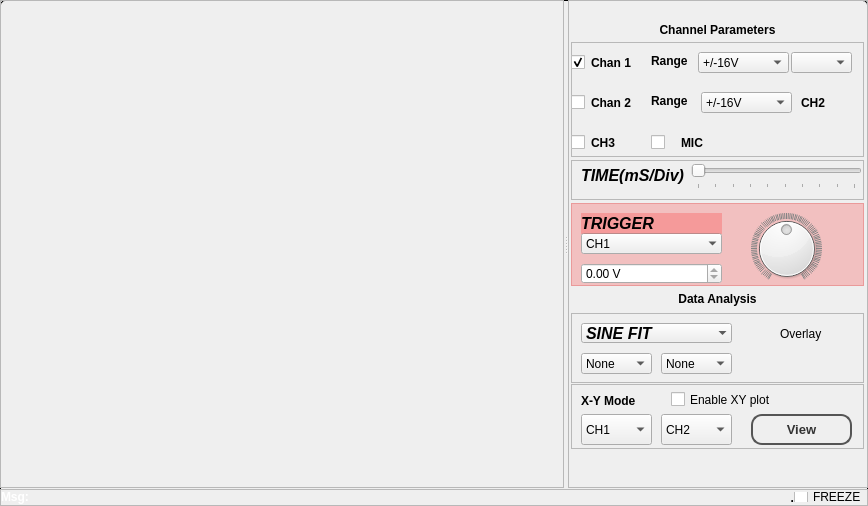
<?xml version="1.0" encoding="UTF-8"?>
<ui version="4.0">
 <class>MainWindow</class>
 <widget class="QMainWindow" name="MainWindow">
  <property name="geometry">
   <rect>
    <x>0</x>
    <y>0</y>
    <width>868</width>
    <height>506</height>
   </rect>
  </property>
  <property name="minimumSize">
   <size>
    <width>300</width>
    <height>0</height>
   </size>
  </property>
  <property name="mouseTracking">
   <bool>false</bool>
  </property>
  <property name="windowTitle">
   <string>Oscilloscope</string>
  </property>
  <property name="windowIcon">
   <iconset>
    <normaloff>../../../../../../usr/share/pixmaps/cubeview48.png</normaloff>../../../../../../usr/share/pixmaps/cubeview48.png</iconset>
  </property>
  <property name="windowOpacity">
   <double>1.000000000000000</double>
  </property>
  <property name="toolTip">
   <string/>
  </property>
  <property name="autoFillBackground">
   <bool>false</bool>
  </property>
  <property name="styleSheet">
   <string notr="true">QPushButton {
color: #333;
border: 2px solid #555;
border-radius: 11px;
padding: 5px;
background: qradialgradient(cx: 0.3, cy: -0.4,
fx: 0.3, fy: -0.4,
radius: 1.35, stop: 0 #fff, stop: 1 #888);
min-width: 80px;
}

QPushButton:pressed {
background: qradialgradient(cx: 0.4, cy: -0.1,
fx: 0.4, fy: -0.1,
radius: 1.35, stop: 0 #fff, stop: 1 #ddd);
}

QFrame.PeripheralCollection{
border-top-left-radius: 5px;
border-top-right-radius: 5px;
border: 1px solid black;
background: qlineargradient(x1: 0, y1: 0, x2: 0, y2: 1,
stop: 0 #ebc, stop: 0.1 #689);
}

QFrame.PeripheralCollection QLabel {
color: white;
font-weight: bold;
}

QFrame.PeripheralCollectionInner {
background: qlineargradient(x1: 0, y1: 0, x2: 0, y2: 1,
stop: 0 #abe, stop: 0.7 #aba);
border: none;
border-top: 3px solid black;
}

QFrame.PeripheralCollectionInner QLabel{
color: black;
}


#centralwidget{
border-top-left-radius: 5px;
border-top-right-radius: 5px;
border: 1px solid black;
background: qlineargradient(x1: 0, y1: 0, x2: 0, y2: 1,
stop: 0 #6af, stop: 0.1 #689);
}
#centralwidget QLabel {
color: black;
font-weight: bold;
}







</string>
  </property>
  <property name="toolButtonStyle">
   <enum>Qt::ToolButtonIconOnly</enum>
  </property>
  <property name="tabShape">
   <enum>QTabWidget::Rounded</enum>
  </property>
  <widget class="QWidget" name="centralwidget">
   <property name="layoutDirection">
    <enum>Qt::LeftToRight</enum>
   </property>
   <property name="class" stdset="0">
    <string>PeripheralCollection</string>
   </property>
   <layout class="QGridLayout" name="gridLayout">
    <property name="margin">
     <number>0</number>
    </property>
    <property name="spacing">
     <number>0</number>
    </property>
    <item row="0" column="0">
     <layout class="QVBoxLayout" name="verticalLayout_3">
      <property name="spacing">
       <number>1</number>
      </property>
      <item>
       <widget class="QSplitter" name="splitter">
        <property name="sizePolicy">
         <sizepolicy hsizetype="MinimumExpanding" vsizetype="MinimumExpanding">
          <horstretch>0</horstretch>
          <verstretch>0</verstretch>
         </sizepolicy>
        </property>
        <property name="orientation">
         <enum>Qt::Horizontal</enum>
        </property>
        <widget class="QFrame" name="plot_area_frame">
         <property name="frameShape">
          <enum>QFrame::StyledPanel</enum>
         </property>
         <property name="frameShadow">
          <enum>QFrame::Raised</enum>
         </property>
         <layout class="QVBoxLayout" name="plot_area">
          <property name="spacing">
           <number>2</number>
          </property>
          <property name="margin">
           <number>0</number>
          </property>
         </layout>
        </widget>
        <widget class="QFrame" name="frame_4">
         <property name="sizePolicy">
          <sizepolicy hsizetype="Maximum" vsizetype="Maximum">
           <horstretch>0</horstretch>
           <verstretch>0</verstretch>
          </sizepolicy>
         </property>
         <property name="minimumSize">
          <size>
           <width>300</width>
           <height>0</height>
          </size>
         </property>
         <property name="maximumSize">
          <size>
           <width>300</width>
           <height>16777215</height>
          </size>
         </property>
         <property name="layoutDirection">
          <enum>Qt::LeftToRight</enum>
         </property>
         <property name="frameShape">
          <enum>QFrame::StyledPanel</enum>
         </property>
         <property name="frameShadow">
          <enum>QFrame::Raised</enum>
         </property>
         <property name="class" stdset="0">
          <string>PeripheralCollection</string>
         </property>
         <layout class="QVBoxLayout" name="verticalLayout_2" stretch="1,1,1,2,1,1,1,1,2">
          <property name="spacing">
           <number>3</number>
          </property>
          <property name="sizeConstraint">
           <enum>QLayout::SetDefaultConstraint</enum>
          </property>
          <property name="leftMargin">
           <number>2</number>
          </property>
          <property name="topMargin">
           <number>2</number>
          </property>
          <property name="rightMargin">
           <number>3</number>
          </property>
          <property name="bottomMargin">
           <number>2</number>
          </property>
          <item>
           <spacer name="verticalSpacer_2">
            <property name="orientation">
             <enum>Qt::Vertical</enum>
            </property>
            <property name="sizeHint" stdset="0">
             <size>
              <width>20</width>
              <height>1</height>
             </size>
            </property>
           </spacer>
          </item>
          <item>
           <widget class="QLabel" name="label_3">
            <property name="font">
             <font>
              <weight>75</weight>
              <bold>true</bold>
             </font>
            </property>
            <property name="text">
             <string>Channel Parameters</string>
            </property>
            <property name="alignment">
             <set>Qt::AlignCenter</set>
            </property>
            <property name="margin">
             <number>5</number>
            </property>
           </widget>
          </item>
          <item>
           <widget class="QFrame" name="frame_11">
            <property name="minimumSize">
             <size>
              <width>0</width>
              <height>115</height>
             </size>
            </property>
            <property name="maximumSize">
             <size>
              <width>16777215</width>
              <height>115</height>
             </size>
            </property>
            <property name="frameShape">
             <enum>QFrame::StyledPanel</enum>
            </property>
            <property name="frameShadow">
             <enum>QFrame::Raised</enum>
            </property>
            <property name="class" stdset="0">
             <string>PeripheralCollectionInner</string>
            </property>
            <widget class="QComboBox" name="CH1_REMAPS">
             <property name="geometry">
              <rect>
               <x>220</x>
               <y>10</y>
               <width>61</width>
               <height>21</height>
              </rect>
             </property>
            </widget>
            <widget class="QLabel" name="CH1_LABEL">
             <property name="geometry">
              <rect>
               <x>20</x>
               <y>10</y>
               <width>51</width>
               <height>21</height>
              </rect>
             </property>
             <property name="font">
              <font>
               <weight>75</weight>
               <bold>true</bold>
              </font>
             </property>
             <property name="text">
              <string>Chan 1</string>
             </property>
            </widget>
            <widget class="QLabel" name="CH2_LABEL">
             <property name="geometry">
              <rect>
               <x>20</x>
               <y>50</y>
               <width>51</width>
               <height>21</height>
              </rect>
             </property>
             <property name="font">
              <font>
               <weight>75</weight>
               <bold>true</bold>
              </font>
             </property>
             <property name="text">
              <string>Chan 2</string>
             </property>
            </widget>
            <widget class="QComboBox" name="comboBox_6">
             <property name="geometry">
              <rect>
               <x>127</x>
               <y>10</y>
               <width>91</width>
               <height>21</height>
              </rect>
             </property>
             <item>
              <property name="text">
               <string>+/-16V</string>
              </property>
             </item>
             <item>
              <property name="text">
               <string>+/-8V</string>
              </property>
             </item>
             <item>
              <property name="text">
               <string>+/-4V</string>
              </property>
             </item>
             <item>
              <property name="text">
               <string>+/-3V</string>
              </property>
             </item>
             <item>
              <property name="text">
               <string>+/-2V</string>
              </property>
             </item>
             <item>
              <property name="text">
               <string>+/-1.5V</string>
              </property>
             </item>
             <item>
              <property name="text">
               <string>+/-1V</string>
              </property>
             </item>
             <item>
              <property name="text">
               <string>+/-500mV</string>
              </property>
             </item>
            </widget>
            <widget class="QLabel" name="label_30">
             <property name="geometry">
              <rect>
               <x>80</x>
               <y>10</y>
               <width>51</width>
               <height>17</height>
              </rect>
             </property>
             <property name="text">
              <string>Range</string>
             </property>
            </widget>
            <widget class="QLabel" name="label_31">
             <property name="geometry">
              <rect>
               <x>80</x>
               <y>50</y>
               <width>51</width>
               <height>17</height>
              </rect>
             </property>
             <property name="text">
              <string>Range</string>
             </property>
            </widget>
            <widget class="QCheckBox" name="CH1_ENABLE">
             <property name="geometry">
              <rect>
               <x>0</x>
               <y>10</y>
               <width>21</width>
               <height>20</height>
              </rect>
             </property>
             <property name="text">
              <string/>
             </property>
             <property name="checked">
              <bool>true</bool>
             </property>
            </widget>
            <widget class="QCheckBox" name="CH2_ENABLE">
             <property name="geometry">
              <rect>
               <x>0</x>
               <y>50</y>
               <width>21</width>
               <height>20</height>
              </rect>
             </property>
             <property name="text">
              <string/>
             </property>
            </widget>
            <widget class="QCheckBox" name="CH3_ENABLE">
             <property name="geometry">
              <rect>
               <x>0</x>
               <y>90</y>
               <width>21</width>
               <height>20</height>
              </rect>
             </property>
             <property name="text">
              <string/>
             </property>
             <property name="checked">
              <bool>false</bool>
             </property>
            </widget>
            <widget class="QLabel" name="CH2_LABEL_2">
             <property name="geometry">
              <rect>
               <x>20</x>
               <y>90</y>
               <width>31</width>
               <height>21</height>
              </rect>
             </property>
             <property name="font">
              <font>
               <weight>75</weight>
               <bold>true</bold>
              </font>
             </property>
             <property name="text">
              <string>CH3</string>
             </property>
            </widget>
            <widget class="QCheckBox" name="MIC_ENABLE">
             <property name="geometry">
              <rect>
               <x>80</x>
               <y>90</y>
               <width>21</width>
               <height>20</height>
              </rect>
             </property>
             <property name="text">
              <string/>
             </property>
             <property name="checked">
              <bool>false</bool>
             </property>
            </widget>
            <widget class="QLabel" name="CH2_LABEL_3">
             <property name="geometry">
              <rect>
               <x>110</x>
               <y>90</y>
               <width>31</width>
               <height>21</height>
              </rect>
             </property>
             <property name="font">
              <font>
               <weight>75</weight>
               <bold>true</bold>
              </font>
             </property>
             <property name="text">
              <string>MIC</string>
             </property>
            </widget>
            <widget class="QLabel" name="CH2_LABEL_4">
             <property name="geometry">
              <rect>
               <x>230</x>
               <y>50</y>
               <width>51</width>
               <height>21</height>
              </rect>
             </property>
             <property name="font">
              <font>
               <weight>75</weight>
               <bold>true</bold>
              </font>
             </property>
             <property name="text">
              <string>CH2</string>
             </property>
            </widget>
            <widget class="QComboBox" name="comboBox_7">
             <property name="geometry">
              <rect>
               <x>130</x>
               <y>50</y>
               <width>91</width>
               <height>21</height>
              </rect>
             </property>
             <item>
              <property name="text">
               <string>+/-16V</string>
              </property>
             </item>
             <item>
              <property name="text">
               <string>+/-8V</string>
              </property>
             </item>
             <item>
              <property name="text">
               <string>+/-4V</string>
              </property>
             </item>
             <item>
              <property name="text">
               <string>+/-3V</string>
              </property>
             </item>
             <item>
              <property name="text">
               <string>+/-2V</string>
              </property>
             </item>
             <item>
              <property name="text">
               <string>+/-1.5V</string>
              </property>
             </item>
             <item>
              <property name="text">
               <string>+/-1V</string>
              </property>
             </item>
             <item>
              <property name="text">
               <string>+/-500mV</string>
              </property>
             </item>
            </widget>
           </widget>
          </item>
          <item>
           <widget class="QFrame" name="frame_2">
            <property name="minimumSize">
             <size>
              <width>0</width>
              <height>40</height>
             </size>
            </property>
            <property name="maximumSize">
             <size>
              <width>16777215</width>
              <height>71</height>
             </size>
            </property>
            <property name="frameShape">
             <enum>QFrame::StyledPanel</enum>
            </property>
            <property name="frameShadow">
             <enum>QFrame::Raised</enum>
            </property>
            <property name="class" stdset="0">
             <string>PeripheralCollectionInner</string>
            </property>
            <widget class="QLabel" name="label_49">
             <property name="geometry">
              <rect>
               <x>10</x>
               <y>0</y>
               <width>111</width>
               <height>31</height>
              </rect>
             </property>
             <property name="font">
              <font>
               <pointsize>12</pointsize>
               <weight>75</weight>
               <italic>true</italic>
               <bold>true</bold>
              </font>
             </property>
             <property name="text">
              <string>TIME(mS/Div)</string>
             </property>
            </widget>
            <widget class="QSlider" name="horizontalSlider">
             <property name="geometry">
              <rect>
               <x>120</x>
               <y>0</y>
               <width>171</width>
               <height>29</height>
              </rect>
             </property>
             <property name="sizePolicy">
              <sizepolicy hsizetype="MinimumExpanding" vsizetype="Fixed">
               <horstretch>0</horstretch>
               <verstretch>0</verstretch>
              </sizepolicy>
             </property>
             <property name="maximum">
              <number>9</number>
             </property>
             <property name="pageStep">
              <number>1</number>
             </property>
             <property name="orientation">
              <enum>Qt::Horizontal</enum>
             </property>
             <property name="tickPosition">
              <enum>QSlider::TicksBelow</enum>
             </property>
            </widget>
           </widget>
          </item>
          <item>
           <widget class="QFrame" name="frame">
            <property name="minimumSize">
             <size>
              <width>0</width>
              <height>83</height>
             </size>
            </property>
            <property name="maximumSize">
             <size>
              <width>16777215</width>
              <height>83</height>
             </size>
            </property>
            <property name="styleSheet">
             <string notr="true">QFrame{background-color: rgba(255, 0, 0, 50);}</string>
            </property>
            <property name="frameShape">
             <enum>QFrame::StyledPanel</enum>
            </property>
            <property name="frameShadow">
             <enum>QFrame::Raised</enum>
            </property>
            <property name="class" stdset="0">
             <string>PeripheralCollectionInner</string>
            </property>
            <widget class="QDial" name="dial_11">
             <property name="geometry">
              <rect>
               <x>160</x>
               <y>10</y>
               <width>111</width>
               <height>71</height>
              </rect>
             </property>
             <property name="minimum">
              <number>0</number>
             </property>
             <property name="maximum">
              <number>1000</number>
             </property>
             <property name="value">
              <number>500</number>
             </property>
             <property name="notchTarget">
              <double>10.000000000000000</double>
             </property>
             <property name="notchesVisible">
              <bool>true</bool>
             </property>
            </widget>
            <widget class="QDoubleSpinBox" name="trigger_level_box">
             <property name="geometry">
              <rect>
               <x>10</x>
               <y>60</y>
               <width>141</width>
               <height>21</height>
              </rect>
             </property>
             <property name="readOnly">
              <bool>true</bool>
             </property>
             <property name="suffix">
              <string> V</string>
             </property>
             <property name="minimum">
              <double>-20.000000000000000</double>
             </property>
             <property name="maximum">
              <double>20.000000000000000</double>
             </property>
            </widget>
            <widget class="QComboBox" name="trigger_select_box">
             <property name="geometry">
              <rect>
               <x>10</x>
               <y>30</y>
               <width>141</width>
               <height>21</height>
              </rect>
             </property>
             <property name="styleSheet">
              <string notr="true"/>
             </property>
             <property name="frame">
              <bool>false</bool>
             </property>
             <item>
              <property name="text">
               <string>CH1</string>
              </property>
             </item>
             <item>
              <property name="text">
               <string>CH2</string>
              </property>
             </item>
             <item>
              <property name="text">
               <string>CH3</string>
              </property>
             </item>
             <item>
              <property name="text">
               <string>MIC</string>
              </property>
             </item>
            </widget>
            <widget class="QLabel" name="label_48">
             <property name="geometry">
              <rect>
               <x>10</x>
               <y>10</y>
               <width>141</width>
               <height>21</height>
              </rect>
             </property>
             <property name="font">
              <font>
               <pointsize>12</pointsize>
               <weight>75</weight>
               <italic>true</italic>
               <bold>true</bold>
              </font>
             </property>
             <property name="text">
              <string>TRIGGER</string>
             </property>
            </widget>
           </widget>
          </item>
          <item>
           <widget class="QLabel" name="label_2">
            <property name="font">
             <font>
              <weight>75</weight>
              <bold>true</bold>
             </font>
            </property>
            <property name="text">
             <string>Data Analysis</string>
            </property>
            <property name="alignment">
             <set>Qt::AlignCenter</set>
            </property>
            <property name="margin">
             <number>5</number>
            </property>
           </widget>
          </item>
          <item>
           <widget class="QFrame" name="frame_6">
            <property name="minimumSize">
             <size>
              <width>0</width>
              <height>70</height>
             </size>
            </property>
            <property name="maximumSize">
             <size>
              <width>16777215</width>
              <height>65</height>
             </size>
            </property>
            <property name="styleSheet">
             <string notr="true">QCheckBox{background-color: rgba(255, 33, 0,0);}</string>
            </property>
            <property name="frameShape">
             <enum>QFrame::StyledPanel</enum>
            </property>
            <property name="frameShadow">
             <enum>QFrame::Raised</enum>
            </property>
            <property name="class" stdset="0">
             <string>PeripheralCollectionInner</string>
            </property>
            <widget class="QComboBox" name="fit_select_box">
             <property name="geometry">
              <rect>
               <x>10</x>
               <y>40</y>
               <width>71</width>
               <height>21</height>
              </rect>
             </property>
             <property name="currentIndex">
              <number>4</number>
             </property>
             <item>
              <property name="text">
               <string>CH1</string>
              </property>
             </item>
             <item>
              <property name="text">
               <string>CH2</string>
              </property>
             </item>
             <item>
              <property name="text">
               <string>CH3</string>
              </property>
             </item>
             <item>
              <property name="text">
               <string>MIC</string>
              </property>
             </item>
             <item>
              <property name="text">
               <string>None</string>
              </property>
             </item>
            </widget>
            <widget class="QCheckBox" name="overlay_fit_button">
             <property name="geometry">
              <rect>
               <x>190</x>
               <y>10</y>
               <width>91</width>
               <height>21</height>
              </rect>
             </property>
             <property name="text">
              <string>Overlay</string>
             </property>
            </widget>
            <widget class="QComboBox" name="fit_select_box_2">
             <property name="geometry">
              <rect>
               <x>90</x>
               <y>40</y>
               <width>71</width>
               <height>21</height>
              </rect>
             </property>
             <property name="currentIndex">
              <number>4</number>
             </property>
             <item>
              <property name="text">
               <string>CH1</string>
              </property>
             </item>
             <item>
              <property name="text">
               <string>CH2</string>
              </property>
             </item>
             <item>
              <property name="text">
               <string>CH3</string>
              </property>
             </item>
             <item>
              <property name="text">
               <string>MIC</string>
              </property>
             </item>
             <item>
              <property name="text">
               <string>None</string>
              </property>
             </item>
            </widget>
            <widget class="QComboBox" name="fit_type_box">
             <property name="geometry">
              <rect>
               <x>10</x>
               <y>10</y>
               <width>151</width>
               <height>20</height>
              </rect>
             </property>
             <property name="font">
              <font>
               <pointsize>12</pointsize>
               <weight>75</weight>
               <italic>true</italic>
               <bold>true</bold>
              </font>
             </property>
             <property name="currentIndex">
              <number>0</number>
             </property>
             <property name="frame">
              <bool>false</bool>
             </property>
             <item>
              <property name="text">
               <string>SINE FIT</string>
              </property>
             </item>
             <item>
              <property name="text">
               <string>SQUARE FIT</string>
              </property>
             </item>
            </widget>
            <widget class="QCheckBox" name="collapseButton">
             <property name="geometry">
              <rect>
               <x>250</x>
               <y>40</y>
               <width>21</width>
               <height>21</height>
              </rect>
             </property>
             <property name="text">
              <string>.</string>
             </property>
            </widget>
           </widget>
          </item>
          <item>
           <widget class="QFrame" name="frame_3">
            <property name="minimumSize">
             <size>
              <width>0</width>
              <height>65</height>
             </size>
            </property>
            <property name="maximumSize">
             <size>
              <width>16777215</width>
              <height>65</height>
             </size>
            </property>
            <property name="frameShape">
             <enum>QFrame::StyledPanel</enum>
            </property>
            <property name="frameShadow">
             <enum>QFrame::Raised</enum>
            </property>
            <property name="class" stdset="0">
             <string>PeripheralCollectionInner</string>
            </property>
            <widget class="QLabel" name="label">
             <property name="geometry">
              <rect>
               <x>10</x>
               <y>6</y>
               <width>71</width>
               <height>21</height>
              </rect>
             </property>
             <property name="font">
              <font>
               <weight>75</weight>
               <bold>true</bold>
              </font>
             </property>
             <property name="text">
              <string>X-Y Mode</string>
             </property>
            </widget>
            <widget class="QPushButton" name="pushButton">
             <property name="geometry">
              <rect>
               <x>180</x>
               <y>30</y>
               <width>101</width>
               <height>31</height>
              </rect>
             </property>
             <property name="sizePolicy">
              <sizepolicy hsizetype="Minimum" vsizetype="Preferred">
               <horstretch>0</horstretch>
               <verstretch>0</verstretch>
              </sizepolicy>
             </property>
             <property name="font">
              <font>
               <pointsize>10</pointsize>
               <weight>75</weight>
               <bold>true</bold>
              </font>
             </property>
             <property name="autoFillBackground">
              <bool>false</bool>
             </property>
             <property name="text">
              <string>View</string>
             </property>
             <property name="flat">
              <bool>false</bool>
             </property>
            </widget>
            <widget class="QCheckBox" name="Liss_show">
             <property name="geometry">
              <rect>
               <x>100</x>
               <y>0</y>
               <width>181</width>
               <height>31</height>
              </rect>
             </property>
             <property name="text">
              <string>Enable XY plot</string>
             </property>
            </widget>
            <widget class="QComboBox" name="Liss_x">
             <property name="geometry">
              <rect>
               <x>10</x>
               <y>30</y>
               <width>71</width>
               <height>31</height>
              </rect>
             </property>
             <item>
              <property name="text">
               <string>CH1</string>
              </property>
             </item>
             <item>
              <property name="text">
               <string>CH2</string>
              </property>
             </item>
            </widget>
            <widget class="QComboBox" name="Liss_y">
             <property name="geometry">
              <rect>
               <x>90</x>
               <y>30</y>
               <width>71</width>
               <height>31</height>
              </rect>
             </property>
             <property name="currentIndex">
              <number>1</number>
             </property>
             <item>
              <property name="text">
               <string>CH1</string>
              </property>
             </item>
             <item>
              <property name="text">
               <string>CH2</string>
              </property>
             </item>
            </widget>
           </widget>
          </item>
          <item>
           <spacer name="verticalSpacer">
            <property name="orientation">
             <enum>Qt::Vertical</enum>
            </property>
            <property name="sizeHint" stdset="0">
             <size>
              <width>20</width>
              <height>1</height>
             </size>
            </property>
           </spacer>
          </item>
         </layout>
        </widget>
       </widget>
      </item>
      <item>
       <layout class="QVBoxLayout" name="verticalLayout">
        <property name="spacing">
         <number>0</number>
        </property>
        <item>
         <widget class="QFrame" name="frame_9">
          <property name="sizePolicy">
           <sizepolicy hsizetype="Preferred" vsizetype="Maximum">
            <horstretch>0</horstretch>
            <verstretch>20</verstretch>
           </sizepolicy>
          </property>
          <property name="minimumSize">
           <size>
            <width>0</width>
            <height>17</height>
           </size>
          </property>
          <property name="maximumSize">
           <size>
            <width>16777215</width>
            <height>34</height>
           </size>
          </property>
          <property name="baseSize">
           <size>
            <width>0</width>
            <height>0</height>
           </size>
          </property>
          <property name="frameShape">
           <enum>QFrame::StyledPanel</enum>
          </property>
          <property name="frameShadow">
           <enum>QFrame::Raised</enum>
          </property>
          <layout class="QHBoxLayout" name="horizontalLayout">
           <property name="spacing">
            <number>0</number>
           </property>
           <property name="sizeConstraint">
            <enum>QLayout::SetMaximumSize</enum>
           </property>
           <property name="margin">
            <number>0</number>
           </property>
           <item>
            <widget class="QLabel" name="message_label">
             <property name="sizePolicy">
              <sizepolicy hsizetype="MinimumExpanding" vsizetype="Maximum">
               <horstretch>0</horstretch>
               <verstretch>0</verstretch>
              </sizepolicy>
             </property>
             <property name="baseSize">
              <size>
               <width>0</width>
               <height>17</height>
              </size>
             </property>
             <property name="styleSheet">
              <string notr="true">color: rgb(255, 255, 255);</string>
             </property>
             <property name="text">
              <string>Msg:</string>
             </property>
             <property name="alignment">
              <set>Qt::AlignLeading|Qt::AlignLeft|Qt::AlignTop</set>
             </property>
             <property name="wordWrap">
              <bool>false</bool>
             </property>
            </widget>
           </item>
           <item>
            <widget class="QLabel" name="coord_label">
             <property name="sizePolicy">
              <sizepolicy hsizetype="Maximum" vsizetype="Preferred">
               <horstretch>0</horstretch>
               <verstretch>0</verstretch>
              </sizepolicy>
             </property>
             <property name="maximumSize">
              <size>
               <width>250</width>
               <height>16777215</height>
              </size>
             </property>
             <property name="font">
              <font>
               <pointsize>9</pointsize>
               <weight>75</weight>
               <bold>true</bold>
              </font>
             </property>
             <property name="text">
              <string>.</string>
             </property>
             <property name="alignment">
              <set>Qt::AlignRight|Qt::AlignTrailing|Qt::AlignVCenter</set>
             </property>
            </widget>
           </item>
           <item>
            <widget class="QCheckBox" name="freezeButton">
             <property name="sizePolicy">
              <sizepolicy hsizetype="Minimum" vsizetype="Maximum">
               <horstretch>0</horstretch>
               <verstretch>0</verstretch>
              </sizepolicy>
             </property>
             <property name="maximumSize">
              <size>
               <width>100</width>
               <height>10</height>
              </size>
             </property>
             <property name="text">
              <string>FREEZE</string>
             </property>
            </widget>
           </item>
          </layout>
         </widget>
        </item>
       </layout>
      </item>
     </layout>
    </item>
   </layout>
  </widget>
  <widget class="QMenuBar" name="menubar">
   <property name="geometry">
    <rect>
     <x>0</x>
     <y>0</y>
     <width>868</width>
     <height>25</height>
    </rect>
   </property>
  </widget>
  <action name="actionSave_as">
   <property name="text">
    <string>Save as</string>
   </property>
  </action>
 </widget>
 <resources/>
 <connections>
  <connection>
   <sender>pushButton</sender>
   <signal>clicked()</signal>
   <receiver>MainWindow</receiver>
   <slot>plot_liss()</slot>
   <hints>
    <hint type="sourcelabel">
     <x>850</x>
     <y>472</y>
    </hint>
    <hint type="destinationlabel">
     <x>867</x>
     <y>505</y>
    </hint>
   </hints>
  </connection>
  <connection>
   <sender>dial_11</sender>
   <signal>valueChanged(int)</signal>
   <receiver>MainWindow</receiver>
   <slot>setTriggerLevel(int)</slot>
   <hints>
    <hint type="sourcelabel">
     <x>840</x>
     <y>303</y>
    </hint>
    <hint type="destinationlabel">
     <x>867</x>
     <y>359</y>
    </hint>
   </hints>
  </connection>
  <connection>
   <sender>trigger_select_box</sender>
   <signal>currentIndexChanged(int)</signal>
   <receiver>MainWindow</receiver>
   <slot>setTriggerChannel(int)</slot>
   <hints>
    <hint type="sourcelabel">
     <x>720</x>
     <y>273</y>
    </hint>
    <hint type="destinationlabel">
     <x>867</x>
     <y>286</y>
    </hint>
   </hints>
  </connection>
  <connection>
   <sender>comboBox_6</sender>
   <signal>currentIndexChanged(int)</signal>
   <receiver>MainWindow</receiver>
   <slot>setGainCH1(int)</slot>
   <hints>
    <hint type="sourcelabel">
     <x>767</x>
     <y>92</y>
    </hint>
    <hint type="destinationlabel">
     <x>0</x>
     <y>139</y>
    </hint>
   </hints>
  </connection>
  <connection>
   <sender>CH1_REMAPS</sender>
   <signal>currentIndexChanged(QString)</signal>
   <receiver>MainWindow</receiver>
   <slot>remap_CH0(QString)</slot>
   <hints>
    <hint type="sourcelabel">
     <x>850</x>
     <y>92</y>
    </hint>
    <hint type="destinationlabel">
     <x>0</x>
     <y>127</y>
    </hint>
   </hints>
  </connection>
  <connection>
   <sender>horizontalSlider</sender>
   <signal>valueChanged(int)</signal>
   <receiver>MainWindow</receiver>
   <slot>setTimeBase(int)</slot>
   <hints>
    <hint type="sourcelabel">
     <x>860</x>
     <y>208</y>
    </hint>
    <hint type="destinationlabel">
     <x>856</x>
     <y>246</y>
    </hint>
   </hints>
  </connection>
  <connection>
   <sender>Liss_show</sender>
   <signal>toggled(bool)</signal>
   <receiver>MainWindow</receiver>
   <slot>enableXY(bool)</slot>
   <hints>
    <hint type="sourcelabel">
     <x>850</x>
     <y>442</y>
    </hint>
    <hint type="destinationlabel">
     <x>867</x>
     <y>378</y>
    </hint>
   </hints>
  </connection>
  <connection>
   <sender>comboBox_7</sender>
   <signal>currentIndexChanged(int)</signal>
   <receiver>MainWindow</receiver>
   <slot>setGainCH2(int)</slot>
   <hints>
    <hint type="sourcelabel">
     <x>745</x>
     <y>118</y>
    </hint>
    <hint type="destinationlabel">
     <x>748</x>
     <y>-6</y>
    </hint>
   </hints>
  </connection>
 </connections>
 <slots>
  <slot>dump_to_file()</slot>
  <slot>byebye()</slot>
  <slot>setGainCH1(int)</slot>
  <slot>setGainCH2(int)</slot>
  <slot>setPCS(int)</slot>
  <slot>setPVS1(int)</slot>
  <slot>setPVS2(int)</slot>
  <slot>setTimeBase(int)</slot>
  <slot>setTriggerLevel(int)</slot>
  <slot>setTriggerChannel(int)</slot>
  <slot>setSamples(int)</slot>
  <slot>setActiveChannels(QString)</slot>
  <slot>setPVS3(int)</slot>
  <slot>setSINE1(double)</slot>
  <slot>setSINE2(double)</slot>
  <slot>start_dma_dds()</slot>
  <slot>remap_CH0(QString)</slot>
  <slot>setGainCH5(int)</slot>
  <slot>set_scope_type(int)</slot>
  <slot>set_digital_trigger(bool)</slot>
  <slot>set_digital_scope_time(int)</slot>
  <slot>setActiveDigitalChannels(QString)</slot>
  <slot>enable_channel(bool)</slot>
  <slot>set_liss_x(int)</slot>
  <slot>set_liss_y(int)</slot>
  <slot>plot_liss()</slot>
  <slot>change_scope_type(int)</slot>
  <slot>set_dchan_mode_ch4(int)</slot>
  <slot>set_dchan_mode_ch3(int)</slot>
  <slot>set_dchan_mode_ch2(int)</slot>
  <slot>set_dchan_mode_ch1(int)</slot>
  <slot>liss_animate(bool)</slot>
  <slot>measure_r2r()</slot>
  <slot>measure_f2f()</slot>
  <slot>measure_pulse()</slot>
  <slot>measure_dcycle()</slot>
  <slot>setOffset(int)</slot>
  <slot>setOpacity(int)</slot>
  <slot>measure_interval()</slot>
  <slot>sqr_phase(int)</slot>
  <slot>sqr_freq(int)</slot>
  <slot>sqr_dc(int)</slot>
  <slot>sqr_update()</slot>
  <slot>autoset()</slot>
  <slot>setSINEPHASE(double)</slot>
  <slot>collapse_waveform()</slot>
  <slot>setSinePhase()</slot>
  <slot>enableXY(bool)</slot>
 </slots>
</ui>
